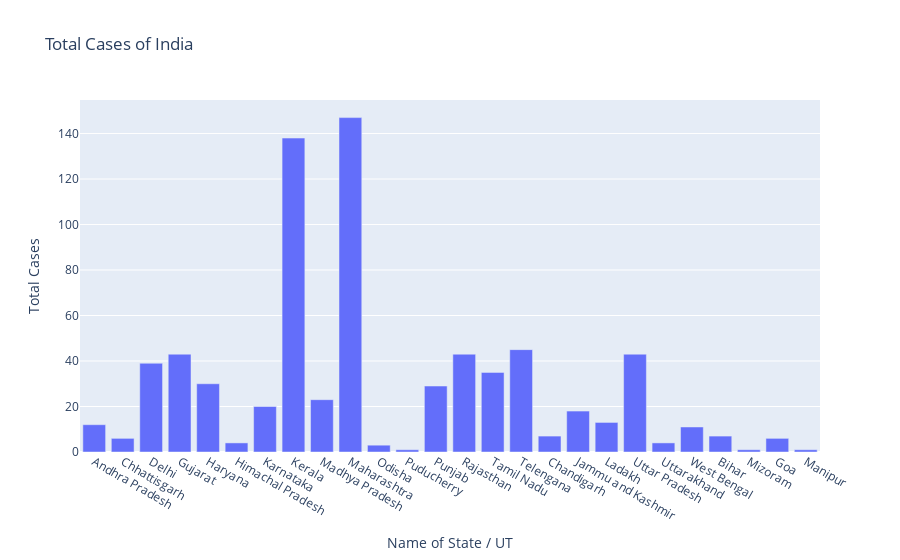

The code cell stored with this chart in its notebook:
### Code cell
#matplotlib
fig=plt.figure(figsize=(20,10),dpi=100)
axes=fig.add_axes([0,0,1,1])
axes.bar(df['Name of State / UT'],df['Total Cases'])
axes.set_title("Total Cases of India")
axes.set_xlabel("Name of State / UT")
axes.set_ylabel("Total Cases")
plt.show()

#plotly
fig=go.Figure()
fig.add_trace(go.Bar(x=df['Name of State / UT'],y=df['Total Cases']))
fig.update_layout(title='Total Cases of India',xaxis=dict(title='Name of State / UT'),yaxis=dict(title='Total Cases'))

### Figure 1 — Plotly figure (JSON) as saved in the notebook; plotly's stock layout.template omitted (floating-point values rounded to 4 significant figures)
{"data": [{"type": "bar", "x": ["Andhra Pradesh", "Chhattisgarh", "Delhi", "Gujarat", "Haryana", "Himachal Pradesh", "Karnataka", "Kerala", "Madhya Pradesh", "Maharashtra", "Odisha", "Puducherry", "Punjab", "Rajasthan", "Tamil Nadu", "Telengana", "Chandigarh", "Jammu and Kashmir", "Ladakh", "Uttar Pradesh", "Uttarakhand", "West Bengal", "Bihar", "Mizoram", "Goa", "Manipur"], "y": [12, 6, 39, 43, 30, 4, 20, 138, 23, 147, 3, 1, 29, 43, 35, 45, 7, 18, 13, 43, 4, 11, 7, 1, 6, 1]}], "layout": {"title": {"text": "Total Cases of India"}, "xaxis": {"title": {"text": "Name of State / UT"}}, "yaxis": {"title": {"text": "Total Cases"}}}}
